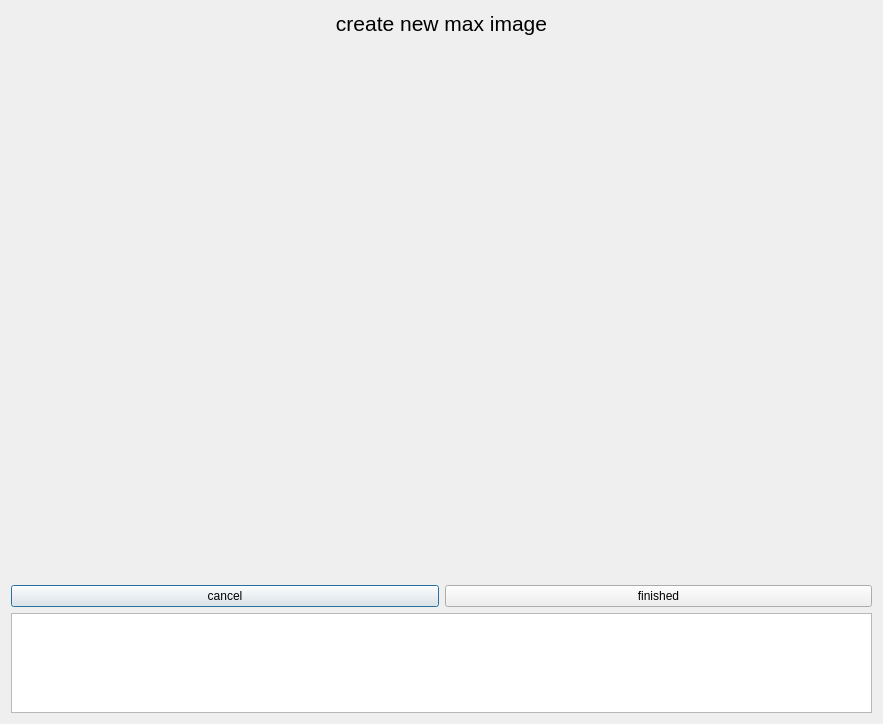
<?xml version="1.0" encoding="UTF-8"?>
<ui version="4.0">
 <class>CreateMaxWindow</class>
 <widget class="QDialog" name="CreateMaxWindow">
  <property name="geometry">
   <rect>
    <x>0</x>
    <y>0</y>
    <width>883</width>
    <height>724</height>
   </rect>
  </property>
  <property name="windowTitle">
   <string>Dialog</string>
  </property>
  <layout class="QGridLayout" name="gridLayout">
   <item row="0" column="0">
    <widget class="QLabel" name="labelTitel">
     <property name="maximumSize">
      <size>
       <width>16777215</width>
       <height>50</height>
      </size>
     </property>
     <property name="font">
      <font>
       <pointsize>16</pointsize>
      </font>
     </property>
     <property name="text">
      <string>create new max image</string>
     </property>
     <property name="alignment">
      <set>Qt::AlignCenter</set>
     </property>
    </widget>
   </item>
   <item row="1" column="0">
    <widget class="QLabel" name="labelImage">
     <property name="sizePolicy">
      <sizepolicy hsizetype="Ignored" vsizetype="MinimumExpanding">
       <horstretch>0</horstretch>
       <verstretch>0</verstretch>
      </sizepolicy>
     </property>
     <property name="text">
      <string/>
     </property>
     <property name="scaledContents">
      <bool>true</bool>
     </property>
    </widget>
   </item>
   <item row="5" column="0">
    <widget class="QPlainTextEdit" name="plainTextEdit">
     <property name="maximumSize">
      <size>
       <width>16777215</width>
       <height>100</height>
      </size>
     </property>
    </widget>
   </item>
   <item row="3" column="0">
    <layout class="QHBoxLayout" name="horizontalLayout">
     <item>
      <widget class="QPushButton" name="buttonCancel">
       <property name="text">
        <string>cancel</string>
       </property>
      </widget>
     </item>
     <item>
      <widget class="QPushButton" name="buttonFinished">
       <property name="text">
        <string>finished</string>
       </property>
      </widget>
     </item>
    </layout>
   </item>
  </layout>
 </widget>
 <resources/>
 <connections/>
</ui>
